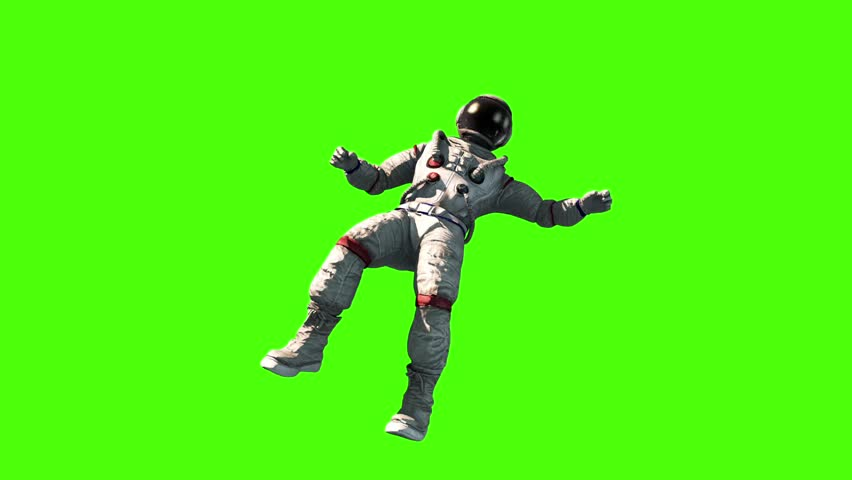
#> input picture 1 - From Green Screen to Awesomeness/images/Astronaut.jpg, 852 x 480 px
$ jupyter execute --allow-errors green_screen.ipynb   (shell and % lines are left out)   (older library calls are emulated)
#> lines starting #> are read from the running program, lines starting #| are printed output that depends on the picture; after the words box and inside, x2 and y2 are one past the last pixel; in counts of white or black regions, pixels touching at a corner belong together
# Digital image formation and from Green Screen to Awesomeness!

### Import resources

We are going to use OpenCV, a popular computer vision library that has meany built in tools for image analysis and understanding!

[cell 1]
import matplotlib.pyplot as plt
import matplotlib.image as mpimg

import numpy as np
import cv2

# What are the images to a computer?

Digital images are nothing more than a 2D representations of 3D world scenes. Actually, they can be broken down into a grid of small units of color and intensity called __pixels__, which are just a numerical value! When we say, for example, that an image is $50 \times 50$, what we mean is that it is represented by a $50 \times 50$ matrix, where the elements of this matrix is a pixel. As you probably can imagine, more dimentions of this matrix often mean better quallity!

But this is the half truth! In reality, when an image is a 2D matrix, is a __gray__ image, where the elements of the matrix indicate the brightness of the respectively pixel. Usually we have range from 0-1 or 0-255, where 0 indicates total black and 1 or 255 pure white.

So, what about the colored images? A common representation of a image is the __RGB__ color space. What that means is that each color is represented by a summation of _red_, _green_ and _blue_ values. The motivation behind it is that with RGB we can make any other color. For example, purple is just 107 (red) + 63 (green) + 160 (blue) in the 0-255 scale.

And here is where the __magic__ happens; Every color image is represented by a stuck of three matrices, each for every RGB color (or __color channels__), the one behind the other! In this way, each pixel has now three values; one for red, one for blue and one for green, and when we add them, we take the final color! Therefore, a color image has, for example, $50 \times 50 \times 3$ dimentions but the corresponding gray $50 \times 50 \times 1$.

In other words, it's helpful to think of the depth as three stacked 2D colored layers. One layer is red, one green, and one blue. And when stacked together they create a complete color image.

Let's see those in action! (Pay attention to the image dimantions).

#> (a cell that did not finish here is left out)

# RGB channels

Let's visualize the levels of each color channel. As you will see, because each channel is just a 2D matrix, it would be a gray image, where the more white a pixel is, more intense this color is! Take a look at left part of the red channel image; it is more white than the middle. If you compaire it with the original RGB image, you will notice that the left part of the man's face is red but the noise blue!

#> (a cell that did not finish here is left out)

# From Green Screen to Space!

Let's make this Astronaut flow into space!

[cell 4]
# Read in the images
img_astr = mpimg.imread('images/Astronaut.jpg')
#> img_astr is the input picture: shape (480, 852, 3); mean R, G, B 78.9, 242.9, 17.3
#> (the rest of this cell did not finish here and is left out)

### #1 - Define the color threshold

First, we have to define the color threshold that we want to isolate, green!

[cell 5]
## First, we need to define our color selection boundaries in RGB values to isolate the green background.
## --> play around with these values until you isolate the blue background.

# An array of three values, one for each color [Red, Green, Blue]

# As a lowest threshold that contains the green color, for red and blue we set them to zero,
# as it is ok to not have any. But the lowest value of blue, should be high, let's say 230 out of 255.

# Any color between this color range, would be emitted!

lower_green = np.array([0,110,0]) # lower_green = np.array([0,100,0])
#> lower_green = [0, 110, 0]
upper_green = np.array([140,255,90])

### #2 - Create a mask

Masks are a common way to isolate areas of interest. For us, this is the Astronaut. Let's isolate him from this green background!

[cell 6]
# Define the masked area
# mask: take the image and two vectors of color range; if a color of a pixel
# falls between this range, it will let as it is. If not, it will block it and make the pixel black!

mask = cv2.inRange(img_astr, lower_green, upper_green)
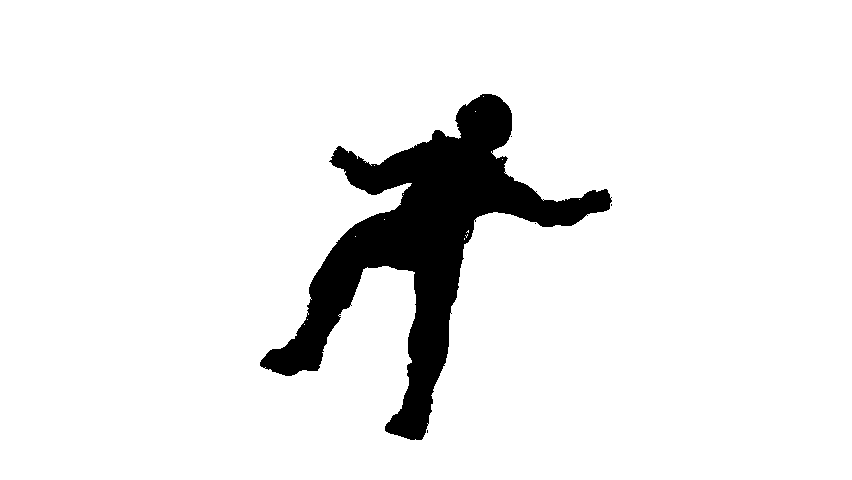
#> mask: shape (480, 852); 92.1% white; 5 black regions (4 under 20 px), largest, box (x1, y1, x2, y2) and area: (260, 94, 612, 440) 32284

# Vizualize the mask
plt.figure(figsize=(20,10))
plt.imshow(mask, cmap='gray');

### 3 - Bring the color back!

But, hey, where did the color went? One way to select the green screen area is by asking for the part of that image that __overlaps__ with the part of the mask that is white or not black!

[cell 7]
# copy the astronaut image to masked_image, in case we need the former
masked_image = np.copy(img_astr)

# select the part of the image where the area of the mask is not equal to zero
masked_image[mask != 0] = [0, 0, 0]
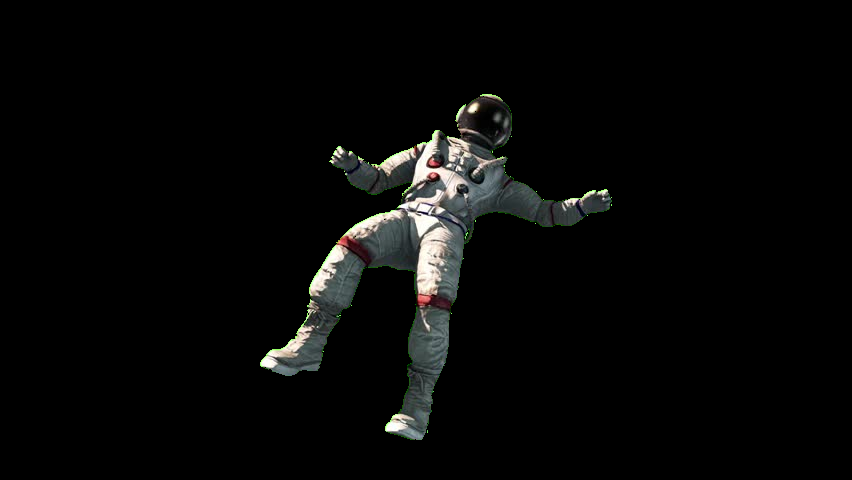
#> masked_image: shape (480, 852, 3); mean R, G, B 8, 8.3, 7.8

# Visualize!
plt.figure(figsize=(20,10))
plt.imshow(masked_image);

### #4 - Configure the background image

[cell 8]
# We need to crop or resize the background to be the right size, and that is the dimentions
# of the astronaut image

# get the dimentions of the astronaut image
height, width, channels = img_astr.shape
#> height = 480; width = 852; channels = 3

#> (the rest of this cell did not finish here and is left out)
